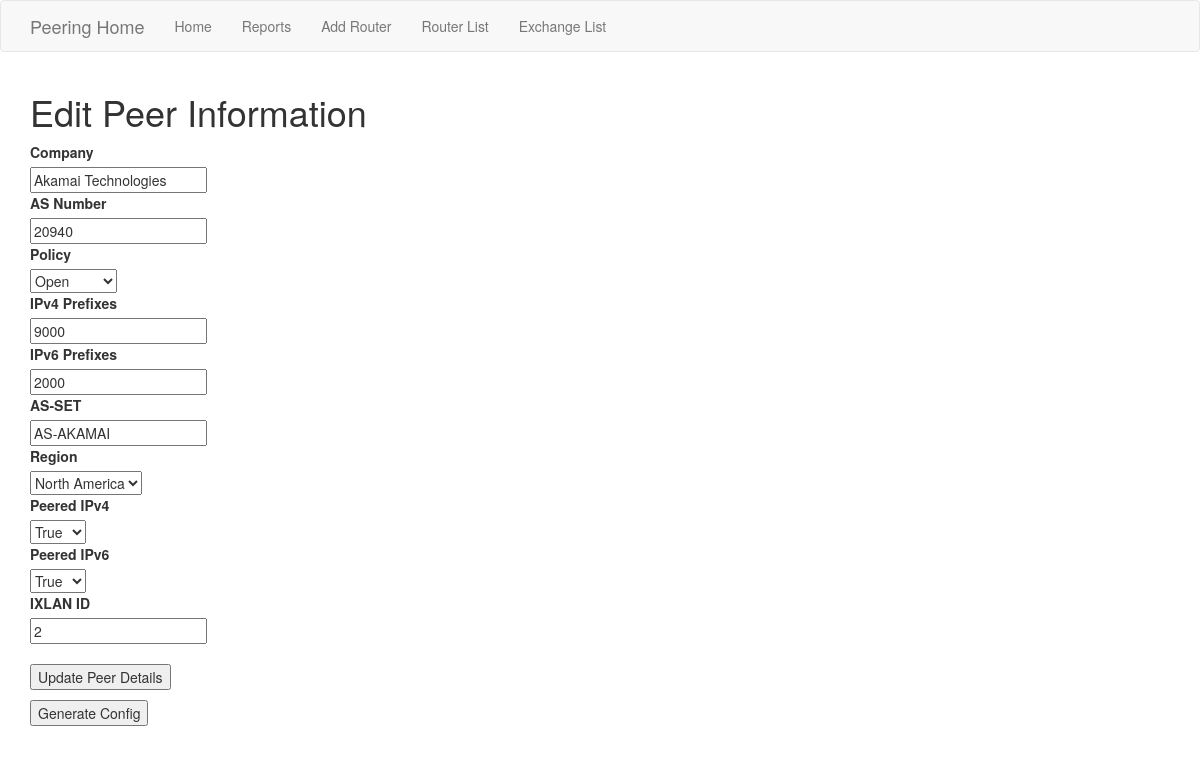
/peer_id/1, run on the app's committed database.
### app/models.py (models this page shows, shortened)
class Peer(db.Model):
    id = db.Column(db.Integer, primary_key=True)
    name = db.Column(db.String(64), index=True, unique=False)
    asn = db.Column(db.Integer, index=True, unique=False)
    policy = db.Column(db.String(64), index=True, unique=False)
    ipv4prefixes = db.Column(db.Integer, index=True, unique=False)
    ipv6prefixes = db.Column(db.Integer, index=True, unique=False)
    as_set = db.Column(db.String(32), index=True, unique=False)
    peered_IPv4 = db.Column(db.Boolean, default=False, nullable=False)
    peered_IPv6 = db.Column(db.Boolean, default=False, nullable=False)
    region = db.Column(db.String(32), index=True, unique=False)
    ixlan = db.Column(db.Integer, db.ForeignKey('exchange.ixlan_id'))

### app/routes.py (the view)
@app.route('/peer_id/<int:id>', methods=['GET', 'POST'])
def edit(id):
    peer = Peer.query.filter_by(id=id).first()
    if peer:
        form = PeersForm(formdata=request.form, obj=peer)
        print(form)
        if form.validate_on_submit():
            save_changes(peer, form)
            flash('Peer updated successfully!')
            return redirect('/')
        return render_template('edit_peer.html', form=form)
    else:
        return 'error loading #{id}'.format(id=id)

### app/forms.py
class PeersForm(FlaskForm):
    policy_choices = [
            ('Open', 'Open'),
            ('Selective', 'Selective'),
            ('Restrictive', 'Restrictive')
            ]
    ip_peered = [
            ('True', 'True'),
            ('False', 'False')
            ]
    region_choices = [
            ('North America','North America'),
            ('Europe', 'Europe'),
            ('Asia', 'Asia')
            ]
    name = StringField('Company', validators=[DataRequired()])
    asn = IntegerField('AS Number', validators=[DataRequired()])
    policy = SelectField('Policy', choices=policy_choices)
    ipv4prefixes = IntegerField('IPv4 Prefixes', validators=[DataRequired()])
    ipv6prefixes = IntegerField('IPv6 Prefixes', validators=[DataRequired()])
    as_set = StringField('AS-SET', validators=[DataRequired()])
    Peered_IPv4 = SelectField('Peered IPv4', choices=ip_peered)
    region = SelectField('Region', choices=region_choices)
    Peered_IPv6 = SelectField('Peered IPv6', choices=ip_peered)
    ixlan = IntegerField('IXLAN ID', validators=[Optional()])
    submit = SubmitField('Update Peer Details')
    generate = SubmitField('Generate Config')

### app/templates/edit_peer.html (shortened to what this page needs)
{% extends 'base.html' %}
{% block app_content %}
    <h1>Edit Peer Information</h2>
    {% from "_formhelpers.html" import render_field %}
    <form action="" method="POST" novalidate>
        <dl>
            {{ render_field(form.name) }}
            {{ render_field(form.asn) }}
            {{ render_field(form.policy) }}
            {{ render_field(form.ipv4prefixes) }}
            {{ render_field(form.ipv6prefixes) }}
            {{ render_field(form.as_set) }}
            {{ render_field(form.region) }}
            {{ render_field(form.Peered_IPv4) }}
            {{ render_field(form.Peered_IPv6) }}
            {{ render_field(form.ixlan) }}
        </dl>
        <p>{{ form.submit() }}</p>
    </form>
    <form id="generate" action ="" method="POST" validate>
        <p>{{ form.generate }}</p>
    </form>
{% endblock %}

### app/templates/base.html (shortened to what this page needs)
{% extends 'bootstrap/base.html' %}
{% block navbar %}
<nav class="navbar navbar-default">
    <div class="container">
        <div class="navbar-header">
            <a class="navbar-brand" href="{{ url_for('index') }}">Peering Home</a>
        </div>
        <div class="collapse navbar-collapse" id="bs-example-navbar-collapse-1">
            <ul class="nav navbar-nav">
                <li><a href="{{ url_for('index') }}">Home</a></li>
                <li><a href="{{ url_for('report') }}">Reports</a></li>
                <li><a href="{{ url_for('add_router') }}">Add Router</a></li>
                <li><a href="{{ url_for('router_results') }}">Router List</a></li>
                <li><a href="{{ url_for('exchange_results') }}">Exchange List</a></li>
            </ul>
        </div>
    </div>
</nav>
{% endblock %}
{% block content %}
<div class="container">
    {% block app_content %}{% endblock %}
</div>
{% endblock %}

### app/templates/_formhelpers.html (shortened to what this page needs)
{% macro render_field(field) %}
  <dt>{{ field.label }}
  <dd>{{ field(**kwargs)|safe }}
  </dd>
{% endmacro %}

### data on the page
Peer: name "Akamai Technologies", asn "20940", policy "Open", ipv4prefixes "9000", ipv6prefixes "2000", as_set "AS-AKAMAI", region "North America", ixlan "2"

### other printed values
{{ field.label }} "Company AS Number Policy IPv4 Prefixes IPv6 Prefixes AS-SET Region Peered IPv4 Peered IPv6 IXLAN ID"
